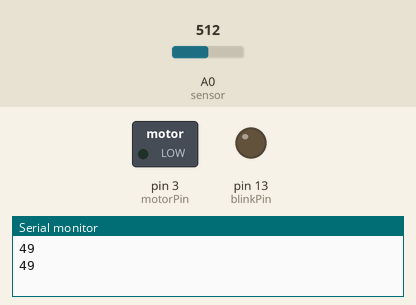
Simulated run of this sketch. Board: Arduino Uno, built with avr-gcc and run on an emulated ATmega328P. On the bench: switched loads named in the sketch (green lamp = pin HIGH), output pins drawn as LEDs (lit = HIGH), the last lines printed to the serial monitor. The inputs (shaded band) are chosen by the test bench; at power-on: A0 (sensor) = 512.

Above: at 10.8 s.
10.9 s: A0 (sensor) set to 595
21.2 s: A0 (sensor) set to 621
At 30.3 s:
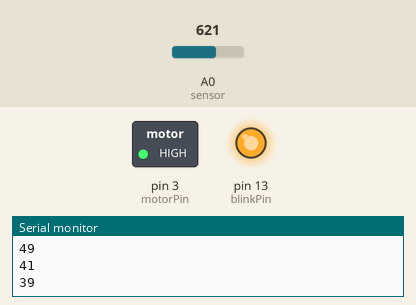
31.5 s: A0 (sensor) set to 511
At 35.3 s:
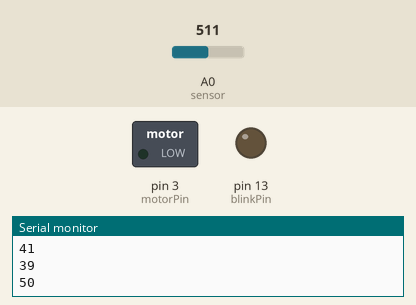
41.5 s: A0 (sensor) set to 716
At 45.3 s:
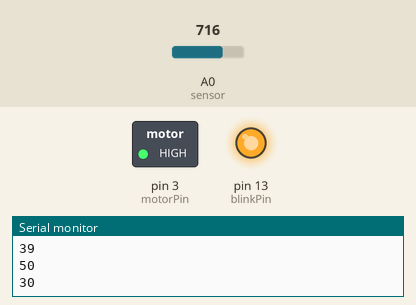
Timing chart, 0 to 46.8 s (numbered marks = the images above; inputs shaded):
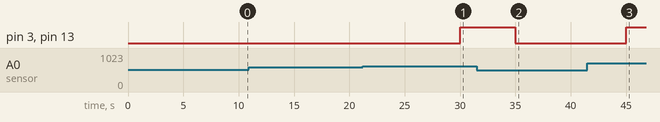

Measured:
- the behaviour switches between 613 and 614 on A0 (sensor) (found by bisection; images 0 and 1)
- after the input at 21.2 s, pin 3 (motorPin), pin 13 (blinkPin): LOW → HIGH after 8.8 s
- after the input at 31.5 s, pin 3 (motorPin), pin 13 (blinkPin): HIGH → LOW after 3.5 s
- after the input at 41.5 s, pin 3 (motorPin), pin 13 (blinkPin): LOW → HIGH after 3.5 s

The sketch:

sketch_jul17b.ino
```cpp
int motorPin = 3; // pin that turns on the motor
int blinkPin = 13; // pin that turns on the LED
int watertime = 5; // how long it will be watering (in seconds)
int waittime = 1; // how long to wait between watering (in minutes)

void setup()
{
  pinMode(motorPin, OUTPUT); // set Pin 3 to an output
  pinMode(blinkPin, OUTPUT); // set pin 13 to an output
  Serial.begin(9600);
}

void loop()
{
  int moisturePin = analogRead(A0); //read analog value of moisture sensor
  int moisture = ( 100 - ( (moisturePin / 1023.00) * 100 ) ); //convert analog value to percentage
  Serial.println(moisture);
  if (moisture < 40) { //change the moisture threshold level based on your calibration values
    digitalWrite(motorPin, HIGH); // turn on the motor
    digitalWrite(blinkPin, HIGH); // turn on the LED
    delay(watertime * 1000);      // multiply by 1000 to translate seconds to milliseconds
  }
  else {
    digitalWrite(motorPin, LOW);  // turn off the motor
    digitalWrite(blinkPin, LOW);  // turn off the LED
    delay(waittime * 10000);      // multiply by 60000 to translate minutes to milliseconds
  }

}
```
